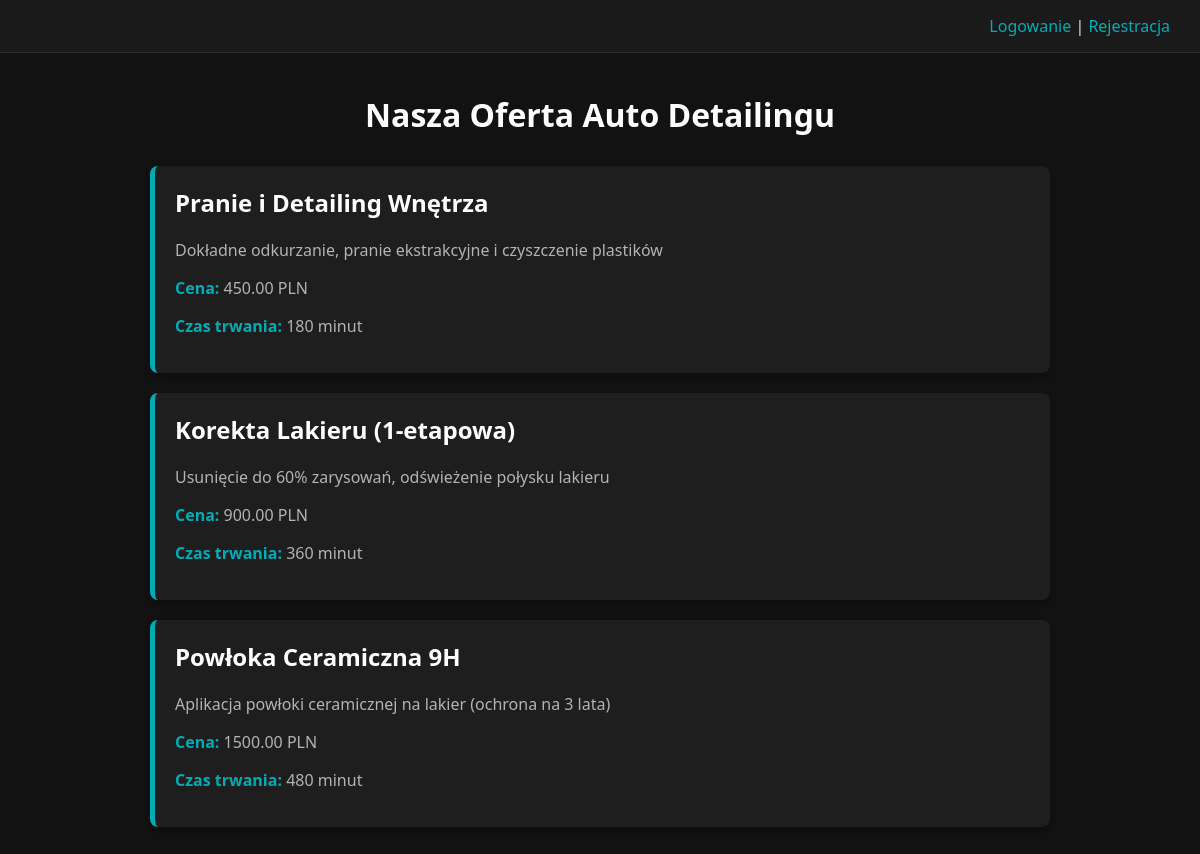
Before: / with the older database file.
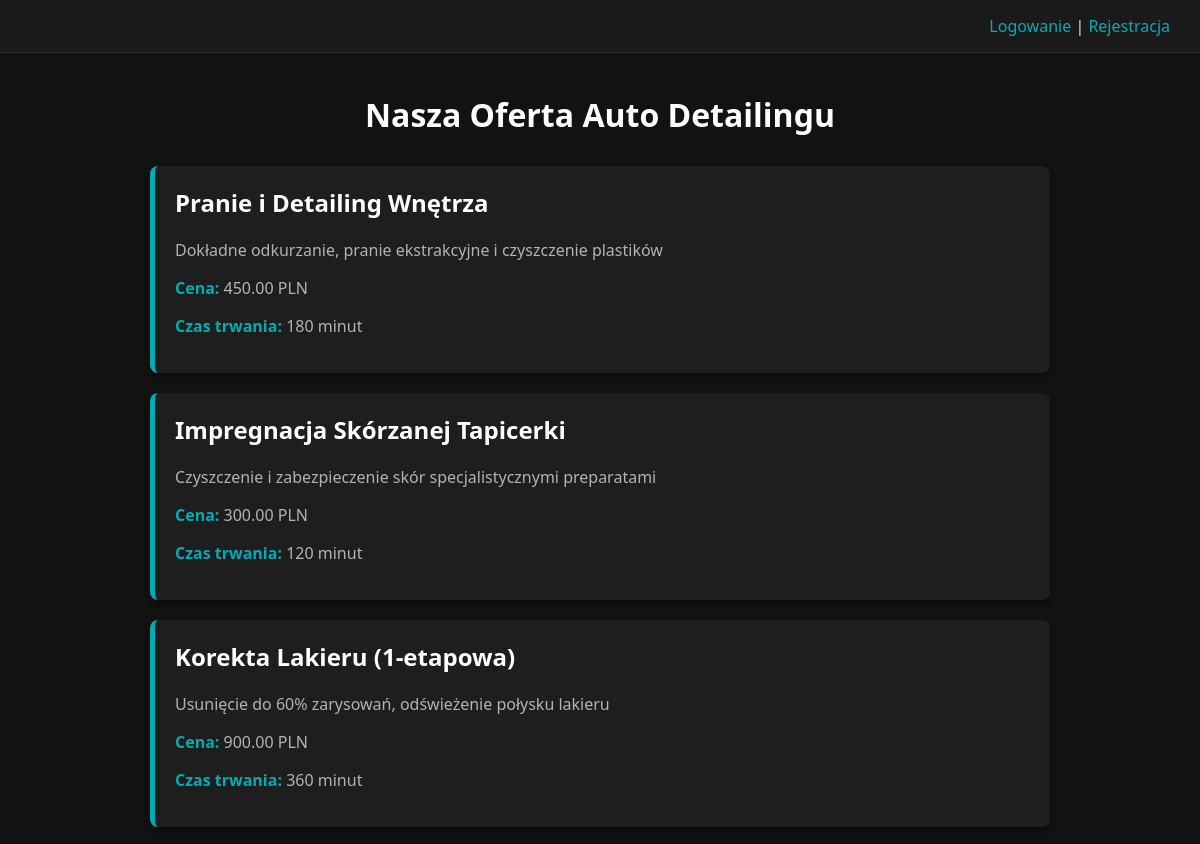
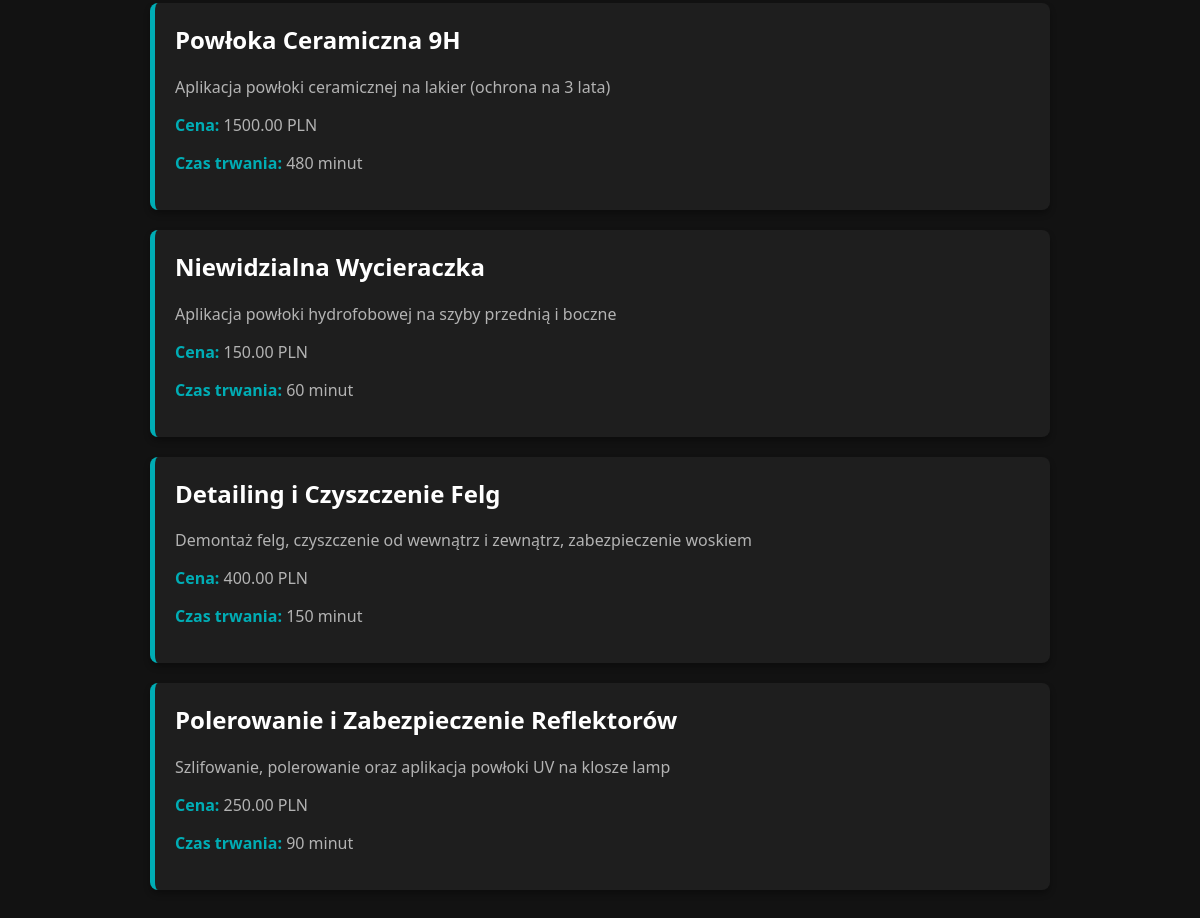
After: the same page with the newer database file (2 pictures, top to bottom).
### tables this page shows
CREATE TABLE services (
                          id INT AUTO_INCREMENT PRIMARY KEY,
                          category_id INT,
                          name VARCHAR(150) NOT NULL,
                          description TEXT,
                          duration INT NOT NULL,
                          price DECIMAL(10, 2) NOT NULL,
                          active TINYINT(1) DEFAULT 1,
                          FOREIGN KEY (category_id) REFERENCES service_categories(id) ON DELETE SET NULL
);

### public/index.php (the view, shortened to what this page needs)
<?php
require_once __DIR__ . '/../config/db.php';
$stmt = $pdo->prepare("SELECT name, description, price, duration FROM services WHERE active = 1");
$stmt->execute();
$services = $stmt->fetchAll();
?>
<!DOCTYPE html>
<html lang="pl">
<head>
    <link rel="stylesheet" href="../css/style.css">
</head>
<body>
    <div style="text-align: right; padding: 10px; background: #f0f0f0;">
        <?php if (isset($_SESSION['user_id'])): ?>
            Zalogowany jako: <strong><?php echo htmlspecialchars($_SESSION['user_name'] . ' ' . $_SESSION['user_surname']); ?></strong> (<?php echo htmlspecialchars($_SESSION['user_role']); ?>) |
            <?php if ($_SESSION['user_role'] === 'admin'): ?>
                <a href="admin_panel.php">Panel Admina</a>
            <?php elseif ($_SESSION['user_role'] === 'employee'): ?>
                <a href="employee_panel.php">Panel Pracownika</a>
            <?php else: ?>
                <a href="client_panel.php">Panel Klienta</a>
            <?php endif; ?>
            | <a href="logout.php">Wyloguj się</a>
        <?php else: ?>
            <a href="login.php">Logowanie</a> | <a href="register.php">Rejestracja</a>
        <?php endif; ?>
    </div>
    <h1>Nasza Oferta Auto Detailingu</h1>
    <div class="services-list">
        <?php if (empty($services)): ?>
            <p>Obecnie brak dostępnych usług.</p>
        <?php else: ?>
            <?php foreach ($services as $service): ?>
                <div class="service-item">
                    <h2><?php echo htmlspecialchars($service['name']); ?></h2>
                    <p><?php echo htmlspecialchars($service['description']); ?></p>
                    <p><strong>Cena:</strong> <?php echo htmlspecialchars($service['price']); ?> PLN</p>
                    <p><strong>Czas trwania:</strong> <?php echo htmlspecialchars($service['duration']); ?> minut</p>
                </div>
            <?php endforeach; ?>
        <?php endif; ?>
    </div>
</body>
</html>

### css/style.css (style rules this page uses)
body { font-family: 'Segoe UI', Tahoma, Geneva, Verdana, sans-serif; background-color: #121212; color: #e0e0e0; margin: 0; padding: 0; }
a { color: #00adb5; text-decoration: none; }
.services-list { max-width: 900px; margin: 30px auto; padding: 0 20px; }
.service-item { background-color: #1e1e1e; padding: 20px; margin-bottom: 20px; border-radius: 8px; border-left: 5px solid #00adb5; box-shadow: 0 4px 6px rgba(0,0,0,0.3); }
.service-item h2 { margin-top: 0; color: #ffffff; }
.service-item p { color: #b3b3b3; }
.service-item strong { color: #00adb5; }
h1 { text-align: center; margin-top: 40px; color: #ffffff; }
div[style*="text-align: right"] { background-color: #1a1a1a !important; border-bottom: 1px solid #2d2d2d; padding: 15px 30px !important; }

Changed rows visible on the page:
added services: name "Impregnacja Skórzanej Tapicerki", description "Czyszczenie i zabezpieczenie skór specjalistycznymi preparatami", price "300.00", duration "120"
added services: name "Niewidzialna Wycieraczka", description "Aplikacja powłoki hydrofobowej na szyby przednią i boczne", price "150.00", duration "60"
added services: name "Detailing i Czyszczenie Felg", description "Demontaż felg, czyszczenie od wewnątrz i zewnątrz, zabezpieczenie woskiem", price "400.00", duration "150"
added services: name "Polerowanie i Zabezpieczenie Reflektorów", description "Szlifowanie, polerowanie oraz aplikacja powłoki UV na klosze lamp", price "250.00", duration "90"
